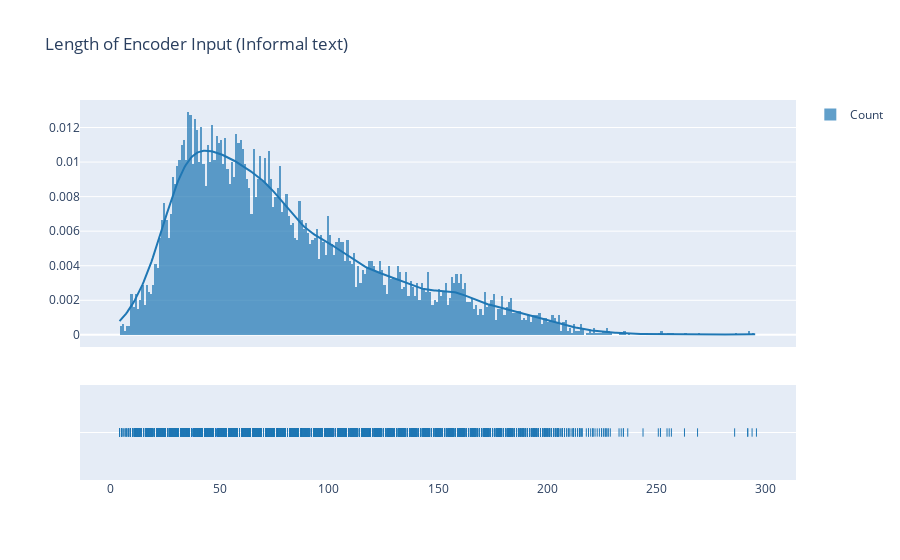

The notebook cell this image was saved under:
### Code cell
fig = ff.create_distplot([preprocessed_df['encoder_input'].apply(len).values], ['Count'])
fig.update_layout(title= 'Length of Encoder Input (Informal text)')
fig.show()

display(stats.describe(preprocessed_df['encoder_input'].apply(len)))

### Figure 1 — Plotly figure (JSON) as saved in the notebook; plotly's stock layout.template omitted (floating-point values rounded to 4 significant figures; data arrays with more than 128 entries replaced by an {"elided": "..."} marker saying what was removed)
{"data": [{"autobinx": false, "histnorm": "probability density", "legendgroup": "Count", "marker": {"color": "rgb(31, 119, 180)"}, "name": "Count", "opacity": 0.7, "type": "histogram", "x": {"elided": "8000 int values"}, "xaxis": "x", "xbins": {"end": 296, "size": 1, "start": 4}, "yaxis": "y"}, {"legendgroup": "Count", "marker": {"color": "rgb(31, 119, 180)"}, "mode": "lines", "name": "Count", "showlegend": false, "type": "scatter", "x": {"elided": "500 float values"}, "xaxis": "x", "y": {"elided": "500 float values"}, "yaxis": "y"}, {"legendgroup": "Count", "marker": {"color": "rgb(31, 119, 180)", "symbol": "line-ns-open"}, "mode": "markers", "name": "Count", "showlegend": false, "type": "scatter", "x": {"elided": "8000 int values"}, "xaxis": "x", "y": {"elided": "8000 str values"}, "yaxis": "y2"}], "layout": {"barmode": "overlay", "hovermode": "closest", "legend": {"traceorder": "reversed"}, "title": {"text": "Length of Encoder Input (Informal text)"}, "xaxis": {"anchor": "y2", "domain": [0, 1], "zeroline": false}, "yaxis": {"anchor": "free", "domain": [0.35, 1], "position": 0}, "yaxis2": {"anchor": "x", "domain": [0, 0.25], "dtick": 1, "showticklabels": false}}}
